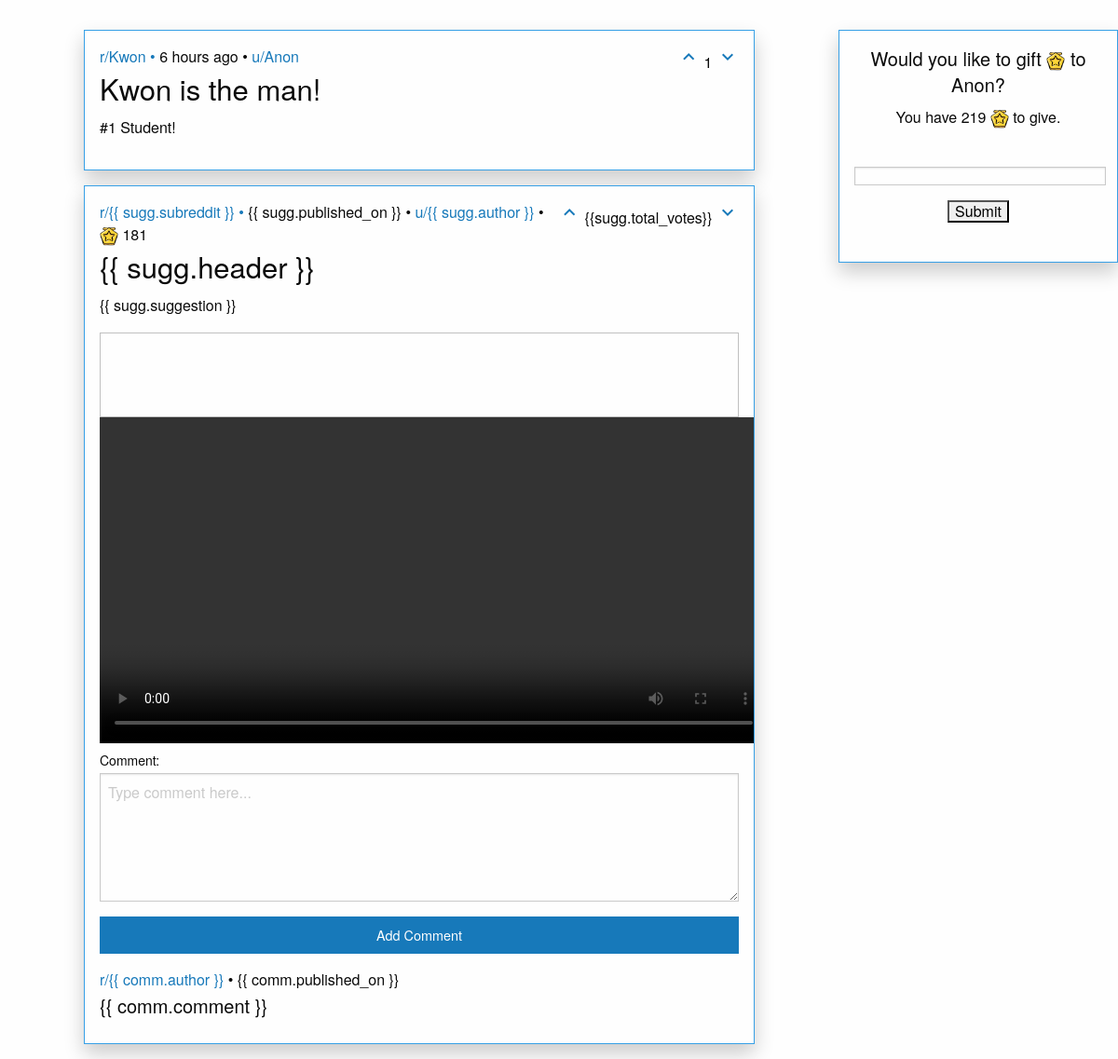
Screenshot of /post/322/ (signed in) with the database file from the repository.
### helloWorldApp/models.py (models this page shows, shortened)
class Suggestion(models.Model):
    header = models.CharField(max_length=240)
    suggestion = models.CharField(max_length=10000)
    author = models.ForeignKey(User, on_delete=models.CASCADE)
    created_on = models.DateTimeField(auto_now_add=True)
    pub_date = models.DateTimeField(auto_now_add=True)
    upvote = models.IntegerField(default = 0)
    downvote = models.IntegerField(default = 0)
    comment_count = models.IntegerField(default = 0)
    image = models.ImageField(max_length=144, upload_to='uploads/%Y/%m/%d/', blank=True, null=True)
    image_description = models.CharField(max_length=240, blank=True)
    title = models.CharField(max_length=240, blank=True)
    video = models.FileField(upload_to='uploads/%Y/%m/%d/', blank=True, null=True)
    video_description = models.CharField(max_length=240, blank=True)
    def upvoteCount(self):
        return self.upvote
    def downvoteCount(self):
        return self.downvote
    def totalVotes(self):
        return (self.upvote + self.downvote)
    def whenpublished(self):
        now = timezone.now()
        diff = now - self.pub_date
        if diff.days == 0 and diff.seconds >= 0 and diff.seconds < 60:
            seconds = diff.seconds
            if seconds == 1:
                return str(seconds) + "second ago"
            else:
                return str(seconds) + " seconds ago"
        if diff.days == 0 and diff.seconds >= 60 and diff.seconds < 3600:
            minutes = math.floor(diff.seconds / 60)
            if minutes == 1:
                return str(minutes) + " minute ago"
            else:
                return str(minutes) + " minutes ago"
        if diff.days == 0 and diff.seconds >= 3600 and diff.seconds < 86400:
            hours = math.floor(diff.seconds / 3600)
            if hours == 1:
                return str(hours) + " hour ago"
            else:
                return str(hours) + " hours ago"

### helloWorldApp/views.py (the view, shortened to what this page needs)
# urls.py: path('post/<int:instance_id>/', views.post_page),
def post_page(request, instance_id):
    author = ""
    if request.method == "POST":
        if request.user.is_authenticated:
            form_instance = forms.CommentForm(request.POST)
            if form_instance.is_valid():
                new_comm = form_instance.save(request=request, sugg_id=instance_id)
                sugg = models.Suggestion.objects.get(id=instance_id)
                sugg.comment_count += 1
                sugg.save()
                return redirect("/post/" + str(instance_id) + "/")
        else:
            form_instance = forms.CommentForm()
    else:
        form_instance = forms.CommentForm()
    suggestion_query = models.Suggestion.objects.all()
    suggestion_list = {"suggestions":[]}
    for s_q in suggestion_query:
        if(s_q.id == instance_id):
            comment_query = models.Comment.objects.filter(suggestion=s_q)
            comment_list = []
            url = "Error.src"
            url1 = "Error.src"
            if not str(s_q.image)=="":
                url=s_q.image.url
            if not str(s_q.video)=="":
                url1=s_q.video.url
            author = s_q.author.username
            suggestion_list["suggestions"] += [{
                    "id":s_q.id,
                    "header":s_q.header,
                    "suggestion":s_q.suggestion,
                    "author":s_q.author.username,
                    "created_on":s_q.created_on,
                    "published_on":s_q.whenpublished(),
                    "upvote_count":s_q.upvoteCount(),
                    "downvote_count":s_q.downvoteCount(),
                    "total_votes":s_q.totalVotes(),
                    "subreddit":s_q.title,
                    "comments":comment_list,
                    "comment_count":s_q.comment_count,
                    "image":url,
                    "image_description":s_q.image_description, # These are what I use to call from index
                    "video":url1,
                    "video_description":s_q.video_description
                    }]
    aUser = User.objects.get(username = author)
    context = {
        "form":form_instance,
        "user":author,
        "request_user":request.user.username,
        "sugg_list":suggestion_list["suggestions"],
        "karma":aUser.profile.karma,
        "request_karma":request.user.profile.karma,
        "sugg_id":instance_id
    }
    return render(request, "post.html", context=context)

### helloWorldApp/forms.py (shortened to what this page needs)
class CommentForm(forms.Form):
    comment = forms.CharField(label='Comment',
        widget = forms.Textarea(attrs={"rows":5, 'max_length':2000, 'placeholder': 'Type comment here...'}), max_length=2000)

### helloWorldApp/templates/post.html (shortened to what this page needs)
{% extends "base.html" %}
{% load static %}
{% block content %}
<div class="outer-wrapper">
  <div style="float: right">
<div class="card-info info" style="width:300px; height:250px;">
  <div class="card-section">
    <div class="article-details" style="text-align: center;">
    <div class="article-details">
    <h5 class="text-center">Would you like to gift <img src="/static/images/gold.png/" style='height:20px; width:20px;'></img> to {{ user }}? </h5>
    <p> You have {{ request_karma }} <img src="/static/images/gold.png/" style='height:20px; width:20px;'></img> to give. </p>
        <br>
        <form action="/giveKarma/{{user}}/{{sugg_id}}/">
            <input type="text" name="karma" style="width:270px; height:20px;">
            {% if request_user != user %}
            <input type="Submit" name="Submit">
            {% endif %}
        </form>
   </div>
 </div>
</div>
</div>
</div>
<div>
<div class="grid-x grid-padding-x" style="width:900px; margin: 0 auto; vertical-align: middle; float:middle; margin-right: 0px;">
    <div class="large-10 medium-10 small-12 large-offset-1 medium-offset-1 cell">
            <div id="app-8">
             <span v-if="seen">
                <div class="card-info info">
                    <div class="card-section">
                        {% for sugg in sugg_list %}
                            <div style="float: right; min-height:100px">
                                <a href="/upvote/{{sugg.id}}/"><i class="material-icons">keyboard_arrow_up</i></a>
                                    {{sugg.total_votes}}
                                <a href="/downvote/{{sugg.id}}/"><i class="material-icons">keyboard_arrow_down</i></a>
                            </div>
                            <div class="article-details">
                            <a href="/r/{{sugg.subreddit}}/"><span class="website">r/{{ sugg.subreddit }}</span> &#8226;</a>
                            <span class="time">{{ sugg.published_on }}</span> &#8226;
                            <a href="/profiles/{{sugg.author}}/"><span class="author">u/{{ sugg.author }}</span></a>
                            </div>
                            <h3 class="article-title">{{ sugg.header }}</h3>
                            <p class="article-summary">{{ sugg.suggestion }}</p>
                            {% endfor %}
                        </div>
                    </div>
                </span>
                <span v-if="unseen">
                    <div v-for="sugg in suggestions" >
                        <div class="card-info info">
                            <div class="card-section">
                                {% verbatim %}
                                <div style="float: right; min-height:100px">
                                    <a v-bind:href="'/upvote/'+ sugg.id+'/'"><i class="material-icons">keyboard_arrow_up</i></a>
                                        {{sugg.total_votes}}
                                    <a v-bind:href="'/downvote/'+ sugg.id+'/'"><i class="material-icons">keyboard_arrow_down</i></a>
                                </div>
                                {% endverbatim %}
				                <div class="article-details">
                                    {% verbatim %}
                                    <a v-bind:href="'/r/'+ sugg.subreddit+'/'"><span class="website">r/{{ sugg.subreddit }}</span> &#8226;</a>
                                    <span class="time">{{ sugg.published_on }}</span> &#8226;
                                    <a v-bind:href="'/profiles/'+ sugg.author +'/'"><span class="author">u/{{ sugg.author }}</span></a> &#8226;
                                    {% endverbatim %}
                                    <span class="time"><img src='/static/images/gold.png' style='height:20px; width:20px;'> {{ karma }} </span>
                                </div>
                                {% verbatim %}
                                    <h3 class="article-title">{{ sugg.header }}</h3>
                                    <p class="article-summary">{{ sugg.suggestion }}</p>
                                    <img v-bind:src="sugg.image" onerror="this.style.display='none'" width="750" height="100"></img>
                                    <video width="717" height="350" controls v-bind:src="sugg.video" onerror="this.style.display='none'" type="video/mp4"></video>
                                {% endverbatim %}
                                <form action="/post/{{sugg_id}}/" method="post">
                                    {{ form }}
                                    <input type="submit" class="button expanded" value="Add Comment" />
                                </form>
     				           <div v-for="comm in sugg.comments">
                                {% verbatim %}
     				               <div class="article-details">
               			           <a v-bind:href="'/profiles/'+ comm.author+'/'"><span class="author">r/{{ comm.author }}</span></a> &#8226;
                                    <span class="time"> {{ comm.published_on }}</span>
                                    </div>
                                    <h3 class="lead">{{ comm.comment }}</h3>
                                {% endverbatim %}
                            </div>
                        </div>
                    </div>
                </div>
            </span>
        </div>
    </div>
</div>
</div>
</div>
{% endblock %}

### helloWorldApp/static/css/app.css (style rules this page uses)
.card-info { background: #fefefe; border: 1px solid #8a8a8a; box-shadow: 0 10px 20px rgba(0, 0, 0, 0.2); margin: 1rem 0; overflow: hidden; border-radius: 0; }
.card-info.info { border-color: #37a0e6; }

### rows the page displays
Suggestion: subreddit "Kwon", header "Kwon is the man!", suggestion "#1 Student!"

### other values shown
{{ user }} "Anon"
{{ request_karma }} "219"
{{ sugg.total_votes }} "1"
{{ sugg.published_on }} "6 hours ago"
{{ sugg.author }} "Anon"
{{ karma }} "181"
